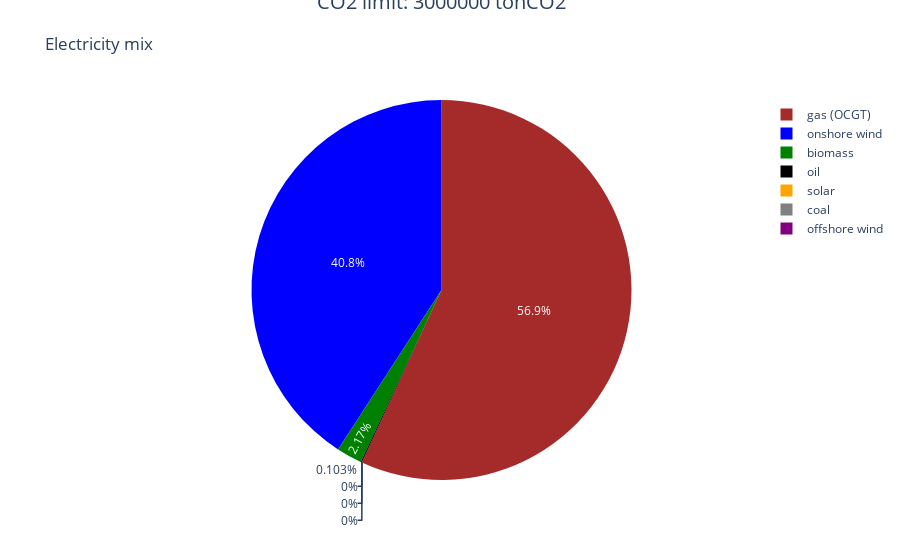
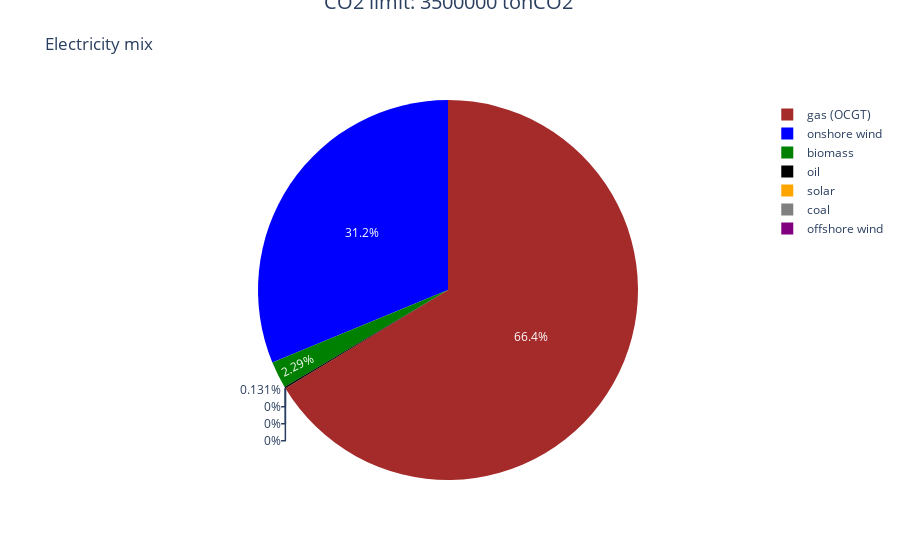
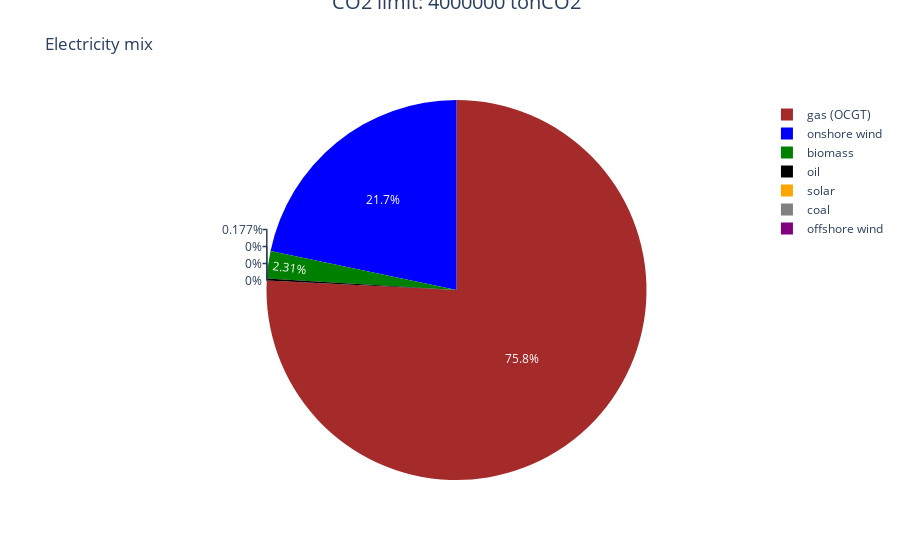
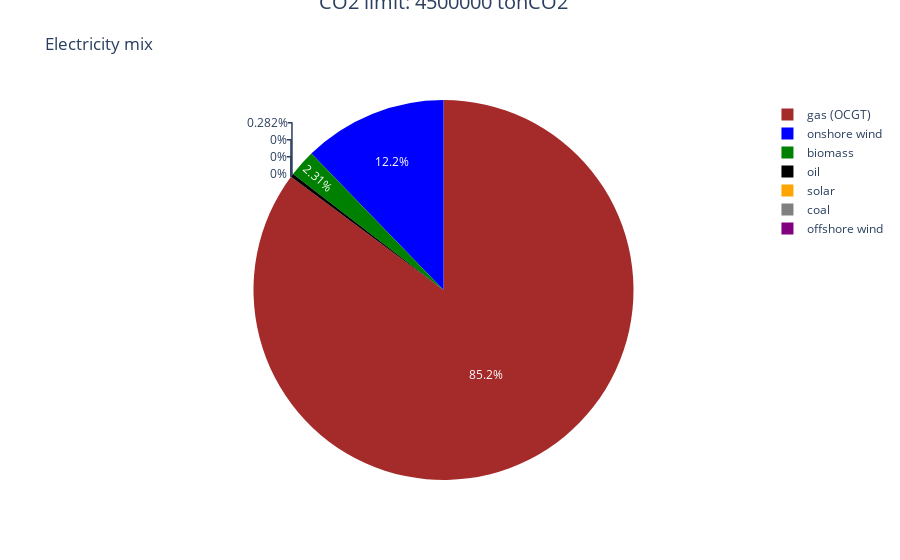

Here is the notebook cell these charts were saved with, in order:
### Code cell
#plot mix for g in generators and co2_limit
for co2_limit in objectives.keys():
    plot_mix(generations[co2_limit], co2_limit)

### Figure 1 — Plotly figure (JSON) as saved in the notebook; plotly's stock layout.template omitted (floating-point values rounded to 4 significant figures)
{"data": [{"labels": ["onshore wind", "solar", "gas (OCGT)", "coal", "biomass", "oil", "offshore wind"], "marker": {"colors": ["blue", "orange", "brown", "grey", "green", "black", "purple"]}, "type": "pie", "values": [10850000.0, 0, 15120000.0, 0, 577100.0, 27310.0, 0]}], "layout": {"annotations": [{"font": {"size": 20}, "showarrow": false, "text": "CO2 limit: 3000000 tonCO2", "x": 0.5, "y": 1.3}], "title": {"text": "Electricity mix"}}}

### Figure 2 — Plotly figure (JSON) as saved in the notebook; plotly's stock layout.template omitted (floating-point values rounded to 4 significant figures)
{"data": [{"labels": ["onshore wind", "solar", "gas (OCGT)", "coal", "biomass", "oil", "offshore wind"], "marker": {"colors": ["blue", "orange", "brown", "grey", "green", "black", "purple"]}, "type": "pie", "values": [8298000.0, 0, 17630000.0, 0, 608100.0, 34860.0, 0]}], "layout": {"annotations": [{"font": {"size": 20}, "showarrow": false, "text": "CO2 limit: 3500000 tonCO2", "x": 0.5, "y": 1.3}], "title": {"text": "Electricity mix"}}}

### Figure 3 — Plotly figure (JSON) as saved in the notebook; plotly's stock layout.template omitted (floating-point values rounded to 4 significant figures)
{"data": [{"labels": ["onshore wind", "solar", "gas (OCGT)", "coal", "biomass", "oil", "offshore wind"], "marker": {"colors": ["blue", "orange", "brown", "grey", "green", "black", "purple"]}, "type": "pie", "values": [5771000.0, 0, 20140000.0, 0, 613200, 47110.0, 0]}], "layout": {"annotations": [{"font": {"size": 20}, "showarrow": false, "text": "CO2 limit: 4000000 tonCO2", "x": 0.5, "y": 1.3}], "title": {"text": "Electricity mix"}}}

### Figure 4 — Plotly figure (JSON) as saved in the notebook; plotly's stock layout.template omitted (floating-point values rounded to 4 significant figures)
{"data": [{"labels": ["onshore wind", "solar", "gas (OCGT)", "coal", "biomass", "oil", "offshore wind"], "marker": {"colors": ["blue", "orange", "brown", "grey", "green", "black", "purple"]}, "type": "pie", "values": [3254000.0, 0, 22630000.0, 0, 613200, 74810.0, 0]}], "layout": {"annotations": [{"font": {"size": 20}, "showarrow": false, "text": "CO2 limit: 4500000 tonCO2", "x": 0.5, "y": 1.3}], "title": {"text": "Electricity mix"}}}
